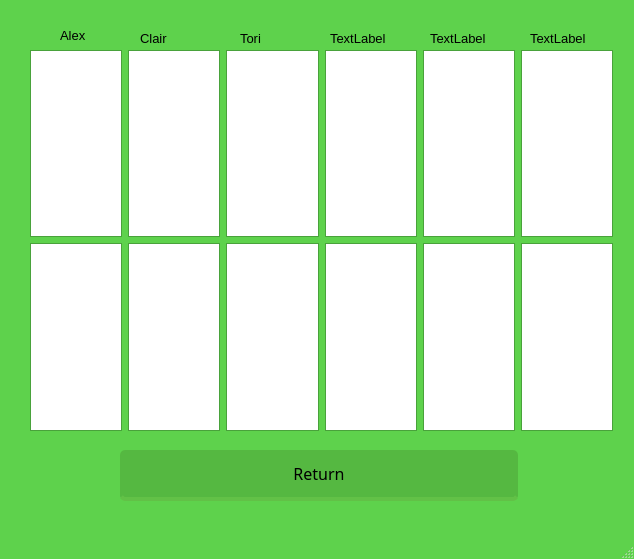
<?xml version="1.0" encoding="UTF-8"?>
<ui version="4.0">
 <class>MainWindow</class>
 <widget class="QMainWindow" name="MainWindow">
  <property name="windowModality">
   <enum>Qt::WindowModal</enum>
  </property>
  <property name="geometry">
   <rect>
    <x>0</x>
    <y>0</y>
    <width>634</width>
    <height>559</height>
   </rect>
  </property>
  <property name="palette">
   <palette>
    <active>
     <colorrole role="Button">
      <brush brushstyle="SolidPattern">
       <color alpha="255">
        <red>0</red>
        <green>255</green>
        <blue>0</blue>
       </color>
      </brush>
     </colorrole>
     <colorrole role="Base">
      <brush brushstyle="SolidPattern">
       <color alpha="255">
        <red>255</red>
        <green>255</green>
        <blue>255</blue>
       </color>
      </brush>
     </colorrole>
     <colorrole role="Window">
      <brush brushstyle="SolidPattern">
       <color alpha="255">
        <red>94</red>
        <green>210</green>
        <blue>76</blue>
       </color>
      </brush>
     </colorrole>
    </active>
    <inactive>
     <colorrole role="Button">
      <brush brushstyle="SolidPattern">
       <color alpha="255">
        <red>0</red>
        <green>255</green>
        <blue>0</blue>
       </color>
      </brush>
     </colorrole>
     <colorrole role="Base">
      <brush brushstyle="SolidPattern">
       <color alpha="255">
        <red>255</red>
        <green>255</green>
        <blue>255</blue>
       </color>
      </brush>
     </colorrole>
     <colorrole role="Window">
      <brush brushstyle="SolidPattern">
       <color alpha="255">
        <red>94</red>
        <green>210</green>
        <blue>76</blue>
       </color>
      </brush>
     </colorrole>
    </inactive>
    <disabled>
     <colorrole role="Button">
      <brush brushstyle="SolidPattern">
       <color alpha="255">
        <red>0</red>
        <green>255</green>
        <blue>0</blue>
       </color>
      </brush>
     </colorrole>
     <colorrole role="Base">
      <brush brushstyle="SolidPattern">
       <color alpha="255">
        <red>94</red>
        <green>210</green>
        <blue>76</blue>
       </color>
      </brush>
     </colorrole>
     <colorrole role="Window">
      <brush brushstyle="SolidPattern">
       <color alpha="255">
        <red>94</red>
        <green>210</green>
        <blue>76</blue>
       </color>
      </brush>
     </colorrole>
    </disabled>
   </palette>
  </property>
  <property name="windowTitle">
   <string>OptimalFoodPlan</string>
  </property>
  <property name="windowIcon">
   <iconset>
    <normaloff>C:/Users/Катерина/OneDrive/Рабочий стол/проект2.png</normaloff>C:/Users/Катерина/OneDrive/Рабочий стол/проект2.png</iconset>
  </property>
  <widget class="QWidget" name="centralwidget">
   <widget class="QLabel" name="name1">
    <property name="geometry">
     <rect>
      <x>60</x>
      <y>20</y>
      <width>131</width>
      <height>31</height>
     </rect>
    </property>
    <property name="font">
     <font>
      <pointsize>10</pointsize>
     </font>
    </property>
    <property name="text">
     <string>Alex</string>
    </property>
   </widget>
   <widget class="QLabel" name="name2">
    <property name="geometry">
     <rect>
      <x>140</x>
      <y>30</y>
      <width>55</width>
      <height>16</height>
     </rect>
    </property>
    <property name="font">
     <font>
      <pointsize>10</pointsize>
     </font>
    </property>
    <property name="text">
     <string>Clair</string>
    </property>
   </widget>
   <widget class="QLabel" name="name3">
    <property name="geometry">
     <rect>
      <x>240</x>
      <y>30</y>
      <width>55</width>
      <height>16</height>
     </rect>
    </property>
    <property name="font">
     <font>
      <pointsize>10</pointsize>
     </font>
    </property>
    <property name="text">
     <string>Tori</string>
    </property>
   </widget>
   <widget class="QWidget" name="horizontalLayoutWidget">
    <property name="geometry">
     <rect>
      <x>30</x>
      <y>50</y>
      <width>583</width>
      <height>381</height>
     </rect>
    </property>
    <layout class="QHBoxLayout" name="horizontalLayout">
     <item>
      <layout class="QVBoxLayout" name="verticalLayout_2">
       <item>
        <widget class="QListView" name="listView_2"/>
       </item>
       <item>
        <widget class="QListView" name="listView_5"/>
       </item>
      </layout>
     </item>
     <item>
      <layout class="QVBoxLayout" name="verticalLayout_5">
       <item>
        <widget class="QListView" name="listView_14"/>
       </item>
       <item>
        <widget class="QListView" name="listView_15"/>
       </item>
      </layout>
     </item>
     <item>
      <layout class="QVBoxLayout" name="verticalLayout_6">
       <item>
        <widget class="QListView" name="listView_18"/>
       </item>
       <item>
        <widget class="QListView" name="listView_19"/>
       </item>
      </layout>
     </item>
     <item>
      <layout class="QVBoxLayout" name="verticalLayout_7">
       <item>
        <widget class="QListView" name="listView_22"/>
       </item>
       <item>
        <widget class="QListView" name="listView_23"/>
       </item>
      </layout>
     </item>
     <item>
      <layout class="QVBoxLayout" name="verticalLayout_8">
       <item>
        <widget class="QListView" name="listView_26"/>
       </item>
       <item>
        <widget class="QListView" name="listView_27"/>
       </item>
      </layout>
     </item>
     <item>
      <layout class="QVBoxLayout" name="verticalLayout_4">
       <item>
        <widget class="QListView" name="listView_10"/>
       </item>
       <item>
        <widget class="QListView" name="listView_11"/>
       </item>
      </layout>
     </item>
    </layout>
   </widget>
   <widget class="QPushButton" name="show">
    <property name="geometry">
     <rect>
      <x>120</x>
      <y>450</y>
      <width>401</width>
      <height>51</height>
     </rect>
    </property>
    <property name="font">
     <font>
      <family>Roboto Slab</family>
      <pointsize>12</pointsize>
     </font>
    </property>
    <property name="styleSheet">
     <string notr="true">float:right;
margin-right: 3%;
margin top: 5px;
border-radius:5px;
-moz-border-radius:5px;
webkit-border-radius:5px;
padding:5px 9px;
font-size: 1.2em;
background-color:rgba(85, 184, 65,1);
text-shadow: #454545 0 0 2px;
border-bottom: 4px solid rgba(98, 193, 71, 1);
color:black;
font-family: 'Roboto Slab', senif;</string>
    </property>
    <property name="text">
     <string>Return</string>
    </property>
   </widget>
   <widget class="QLabel" name="name4">
    <property name="geometry">
     <rect>
      <x>330</x>
      <y>30</y>
      <width>55</width>
      <height>16</height>
     </rect>
    </property>
    <property name="font">
     <font>
      <pointsize>10</pointsize>
     </font>
    </property>
    <property name="text">
     <string>TextLabel</string>
    </property>
   </widget>
   <widget class="QLabel" name="name5">
    <property name="geometry">
     <rect>
      <x>430</x>
      <y>30</y>
      <width>55</width>
      <height>16</height>
     </rect>
    </property>
    <property name="font">
     <font>
      <pointsize>10</pointsize>
     </font>
    </property>
    <property name="text">
     <string>TextLabel</string>
    </property>
   </widget>
   <widget class="QLabel" name="name6">
    <property name="geometry">
     <rect>
      <x>530</x>
      <y>30</y>
      <width>55</width>
      <height>16</height>
     </rect>
    </property>
    <property name="font">
     <font>
      <pointsize>10</pointsize>
     </font>
    </property>
    <property name="text">
     <string>TextLabel</string>
    </property>
   </widget>
  </widget>
  <widget class="QMenuBar" name="menubar">
   <property name="geometry">
    <rect>
     <x>0</x>
     <y>0</y>
     <width>634</width>
     <height>26</height>
    </rect>
   </property>
  </widget>
  <widget class="QStatusBar" name="statusbar"/>
 </widget>
 <resources/>
 <connections/>
</ui>
